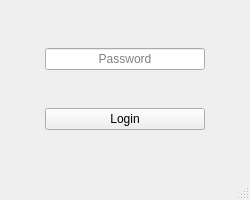
<?xml version="1.0" encoding="UTF-8"?>
<ui version="4.0">
 <class>MainWindow</class>
 <widget class="QMainWindow" name="MainWindow">
  <property name="geometry">
   <rect>
    <x>0</x>
    <y>0</y>
    <width>250</width>
    <height>200</height>
   </rect>
  </property>
  <property name="sizePolicy">
   <sizepolicy hsizetype="Preferred" vsizetype="Preferred">
    <horstretch>0</horstretch>
    <verstretch>0</verstretch>
   </sizepolicy>
  </property>
  <property name="minimumSize">
   <size>
    <width>250</width>
    <height>200</height>
   </size>
  </property>
  <property name="maximumSize">
   <size>
    <width>250</width>
    <height>200</height>
   </size>
  </property>
  <property name="windowTitle">
   <string>Login to App</string>
  </property>
  <widget class="QWidget" name="centralwidget">
   <property name="sizePolicy">
    <sizepolicy hsizetype="Maximum" vsizetype="Preferred">
     <horstretch>0</horstretch>
     <verstretch>0</verstretch>
    </sizepolicy>
   </property>
   <layout class="QVBoxLayout" name="verticalLayout">
    <property name="spacing">
     <number>0</number>
    </property>
    <property name="leftMargin">
     <number>45</number>
    </property>
    <property name="topMargin">
     <number>10</number>
    </property>
    <property name="rightMargin">
     <number>45</number>
    </property>
    <property name="bottomMargin">
     <number>10</number>
    </property>
    <item>
     <widget class="QLineEdit" name="lineEdit">
      <property name="alignment">
       <set>Qt::AlignCenter</set>
      </property>
      <property name="placeholderText">
       <string>Password</string>
      </property>
     </widget>
    </item>
    <item>
     <widget class="QPushButton" name="pushButton">
      <property name="layoutDirection">
       <enum>Qt::LeftToRight</enum>
      </property>
      <property name="text">
       <string>Login</string>
      </property>
     </widget>
    </item>
   </layout>
  </widget>
  <widget class="QMenuBar" name="menubar">
   <property name="geometry">
    <rect>
     <x>0</x>
     <y>0</y>
     <width>250</width>
     <height>21</height>
    </rect>
   </property>
  </widget>
  <widget class="QStatusBar" name="statusbar"/>
 </widget>
 <resources/>
 <connections/>
</ui>
